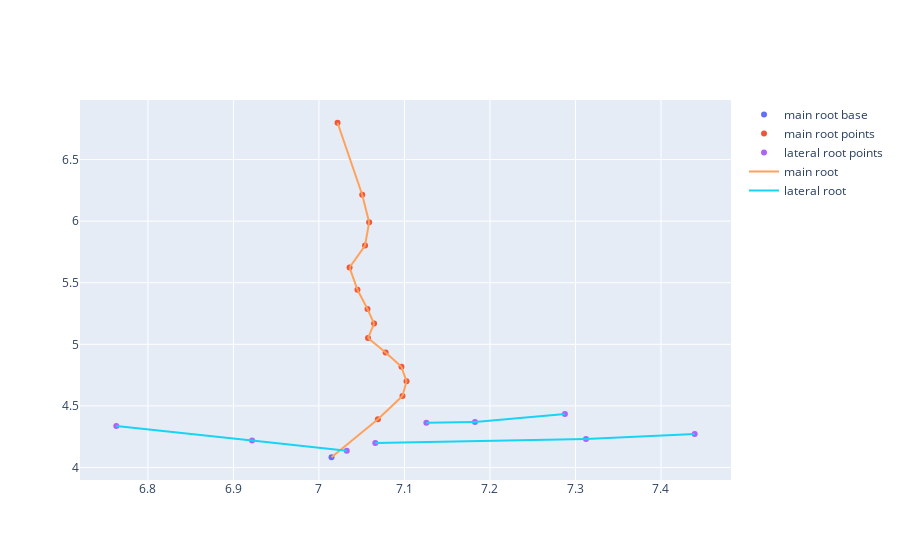
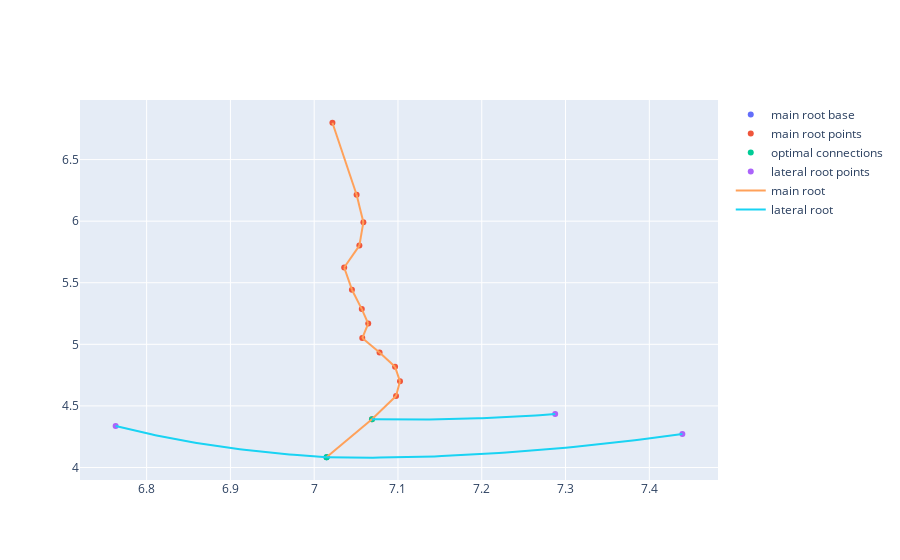
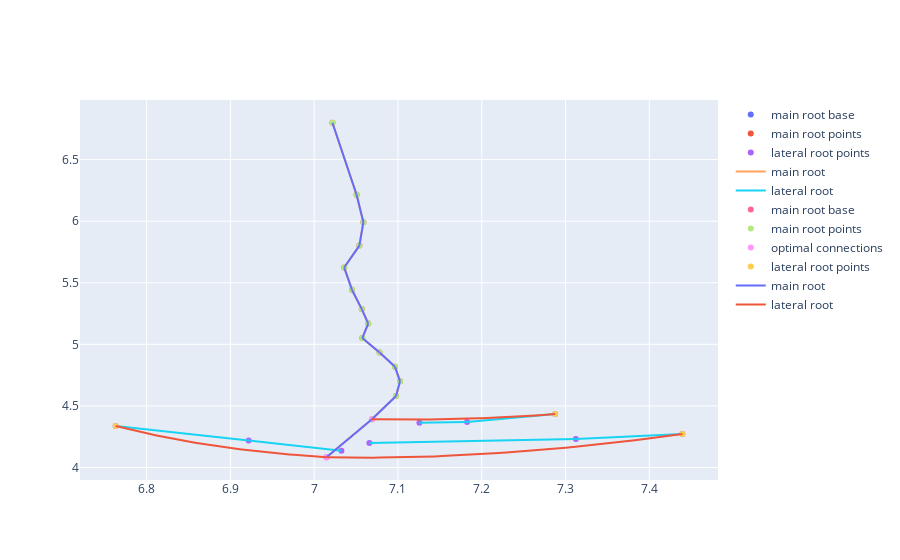

Source (notebook cell) for these figures, in order:
### Code cell
FileDraw('084_4_C_day1.csv', 1.7, 0.2)

### Figure 1 — Plotly figure (JSON) as saved in the notebook; plotly's stock layout.template omitted (floating-point values rounded to 4 significant figures)
{"data": [{"mode": "markers", "name": "main root base", "type": "scatter", "x": [7.015], "y": [4.083]}, {"mode": "markers", "name": "main root points", "type": "scatter", "x": [7.069, 7.098, 7.102, 7.097, 7.078, 7.057, 7.064, 7.057, 7.045, 7.036, 7.054, 7.059, 7.051, 7.022], "y": [4.391, 4.58, 4.699, 4.817, 4.934, 5.051, 5.168, 5.286, 5.444, 5.623, 5.801, 5.992, 6.214, 6.799]}, {"mode": "markers", "name": "optimal connections", "type": "scatter", "x": [], "y": []}, {"mode": "markers", "name": "lateral root points", "type": "scatter", "x": [7.032, 6.922, 6.763, 7.066, 7.312, 7.439, 7.126, 7.182, 7.288], "y": [4.137, 4.219, 4.337, 4.199, 4.231, 4.271, 4.363, 4.369, 4.434]}, {"mode": "lines", "name": "main root", "type": "scatter", "x": [7.015, 7.069, null, 7.069, 7.098, null, 7.098, 7.102, null, 7.102, 7.097, null, 7.097, 7.078, null, 7.078, 7.057, null, 7.057, 7.064, null, 7.064, 7.057, null, 7.057, 7.045, null, 7.045, 7.036, null, 7.036, 7.054, null, 7.054, 7.059, null, 7.059, 7.051, null, 7.051, 7.022, null], "y": [4.083, 4.391, null, 4.391, 4.58, null, 4.58, 4.699, null, 4.699, 4.817, null, 4.817, 4.934, null, 4.934, 5.051, null, 5.051, 5.168, null, 5.168, 5.286, null, 5.286, 5.444, null, 5.444, 5.623, null, 5.623, 5.801, null, 5.801, 5.992, null, 5.992, 6.214, null, 6.214, 6.799, null]}, {"mode": "lines", "name": "lateral root", "type": "scatter", "x": [7.032, 6.922, null, 6.922, 6.763, null, 7.066, 7.312, null, 7.312, 7.439, null, 7.126, 7.182, null, 7.182, 7.288, null], "y": [4.137, 4.219, null, 4.219, 4.337, null, 4.199, 4.231, null, 4.231, 4.271, null, 4.363, 4.369, null, 4.369, 4.434, null]}], "layout": {}}

### Figure 2 — Plotly figure (JSON) as saved in the notebook; plotly's stock layout.template omitted (floating-point values rounded to 4 significant figures; data arrays with more than 128 entries replaced by an {"elided": "..."} marker saying what was removed)
{"data": [{"mode": "markers", "name": "main root base", "type": "scatter", "x": [7.015], "y": [4.083]}, {"mode": "markers", "name": "main root points", "type": "scatter", "x": [7.069, 7.098, 7.102, 7.097, 7.078, 7.057, 7.064, 7.057, 7.045, 7.036, 7.054, 7.059, 7.051, 7.022], "y": [4.391, 4.58, 4.699, 4.817, 4.934, 5.051, 5.168, 5.286, 5.444, 5.623, 5.801, 5.992, 6.214, 6.799]}, {"mode": "markers", "name": "optimal connections", "type": "scatter", "x": [7.015, 7.015, 7.069], "y": [4.084, 4.084, 4.391]}, {"mode": "markers", "name": "lateral root points", "type": "scatter", "x": [6.763, 7.439, 7.288], "y": [4.337, 4.271, 4.434]}, {"mode": "lines", "name": "main root", "type": "scatter", "x": [7.015, 7.069, null, 7.069, 7.098, null, 7.098, 7.102, null, 7.102, 7.097, null, 7.097, 7.078, null, 7.078, 7.057, null, 7.057, 7.064, null, 7.064, 7.057, null, 7.057, 7.045, null, 7.045, 7.036, null, 7.036, 7.054, null, 7.054, 7.059, null, 7.059, 7.051, null, 7.051, 7.022, null], "y": [4.083, 4.391, null, 4.391, 4.58, null, 4.58, 4.699, null, 4.699, 4.817, null, 4.817, 4.934, null, 4.934, 5.051, null, 5.051, 5.168, null, 5.168, 5.286, null, 5.286, 5.444, null, 5.444, 5.623, null, 5.623, 5.801, null, 5.801, 5.992, null, 5.992, 6.214, null, 6.214, 6.799, null]}, {"mode": "lines", "name": "lateral root", "type": "scatter", "x": {"elided": "153 float values"}, "y": {"elided": "153 float values"}}], "layout": {}}

### Figure 3 — Plotly figure (JSON) as saved in the notebook; plotly's stock layout.template omitted (floating-point values rounded to 4 significant figures; data arrays with more than 128 entries replaced by an {"elided": "..."} marker saying what was removed)
{"data": [{"mode": "markers", "name": "main root base", "type": "scatter", "x": [7.015], "y": [4.083]}, {"mode": "markers", "name": "main root points", "type": "scatter", "x": [7.069, 7.098, 7.102, 7.097, 7.078, 7.057, 7.064, 7.057, 7.045, 7.036, 7.054, 7.059, 7.051, 7.022], "y": [4.391, 4.58, 4.699, 4.817, 4.934, 5.051, 5.168, 5.286, 5.444, 5.623, 5.801, 5.992, 6.214, 6.799]}, {"mode": "markers", "name": "optimal connections", "type": "scatter", "x": [], "y": []}, {"mode": "markers", "name": "lateral root points", "type": "scatter", "x": [7.032, 6.922, 6.763, 7.066, 7.312, 7.439, 7.126, 7.182, 7.288], "y": [4.137, 4.219, 4.337, 4.199, 4.231, 4.271, 4.363, 4.369, 4.434]}, {"mode": "lines", "name": "main root", "type": "scatter", "x": [7.015, 7.069, null, 7.069, 7.098, null, 7.098, 7.102, null, 7.102, 7.097, null, 7.097, 7.078, null, 7.078, 7.057, null, 7.057, 7.064, null, 7.064, 7.057, null, 7.057, 7.045, null, 7.045, 7.036, null, 7.036, 7.054, null, 7.054, 7.059, null, 7.059, 7.051, null, 7.051, 7.022, null], "y": [4.083, 4.391, null, 4.391, 4.58, null, 4.58, 4.699, null, 4.699, 4.817, null, 4.817, 4.934, null, 4.934, 5.051, null, 5.051, 5.168, null, 5.168, 5.286, null, 5.286, 5.444, null, 5.444, 5.623, null, 5.623, 5.801, null, 5.801, 5.992, null, 5.992, 6.214, null, 6.214, 6.799, null]}, {"mode": "lines", "name": "lateral root", "type": "scatter", "x": [7.032, 6.922, null, 6.922, 6.763, null, 7.066, 7.312, null, 7.312, 7.439, null, 7.126, 7.182, null, 7.182, 7.288, null], "y": [4.137, 4.219, null, 4.219, 4.337, null, 4.199, 4.231, null, 4.231, 4.271, null, 4.363, 4.369, null, 4.369, 4.434, null]}, {"mode": "markers", "name": "main root base", "type": "scatter", "x": [7.015], "y": [4.083]}, {"mode": "markers", "name": "main root points", "type": "scatter", "x": [7.069, 7.098, 7.102, 7.097, 7.078, 7.057, 7.064, 7.057, 7.045, 7.036, 7.054, 7.059, 7.051, 7.022], "y": [4.391, 4.58, 4.699, 4.817, 4.934, 5.051, 5.168, 5.286, 5.444, 5.623, 5.801, 5.992, 6.214, 6.799]}, {"mode": "markers", "name": "optimal connections", "type": "scatter", "x": [7.015, 7.015, 7.069], "y": [4.084, 4.084, 4.391]}, {"mode": "markers", "name": "lateral root points", "type": "scatter", "x": [6.763, 7.439, 7.288], "y": [4.337, 4.271, 4.434]}, {"mode": "lines", "name": "main root", "type": "scatter", "x": [7.015, 7.069, null, 7.069, 7.098, null, 7.098, 7.102, null, 7.102, 7.097, null, 7.097, 7.078, null, 7.078, 7.057, null, 7.057, 7.064, null, 7.064, 7.057, null, 7.057, 7.045, null, 7.045, 7.036, null, 7.036, 7.054, null, 7.054, 7.059, null, 7.059, 7.051, null, 7.051, 7.022, null], "y": [4.083, 4.391, null, 4.391, 4.58, null, 4.58, 4.699, null, 4.699, 4.817, null, 4.817, 4.934, null, 4.934, 5.051, null, 5.051, 5.168, null, 5.168, 5.286, null, 5.286, 5.444, null, 5.444, 5.623, null, 5.623, 5.801, null, 5.801, 5.992, null, 5.992, 6.214, null, 6.214, 6.799, null]}, {"mode": "lines", "name": "lateral root", "type": "scatter", "x": {"elided": "153 float values"}, "y": {"elided": "153 float values"}}], "layout": {}}
